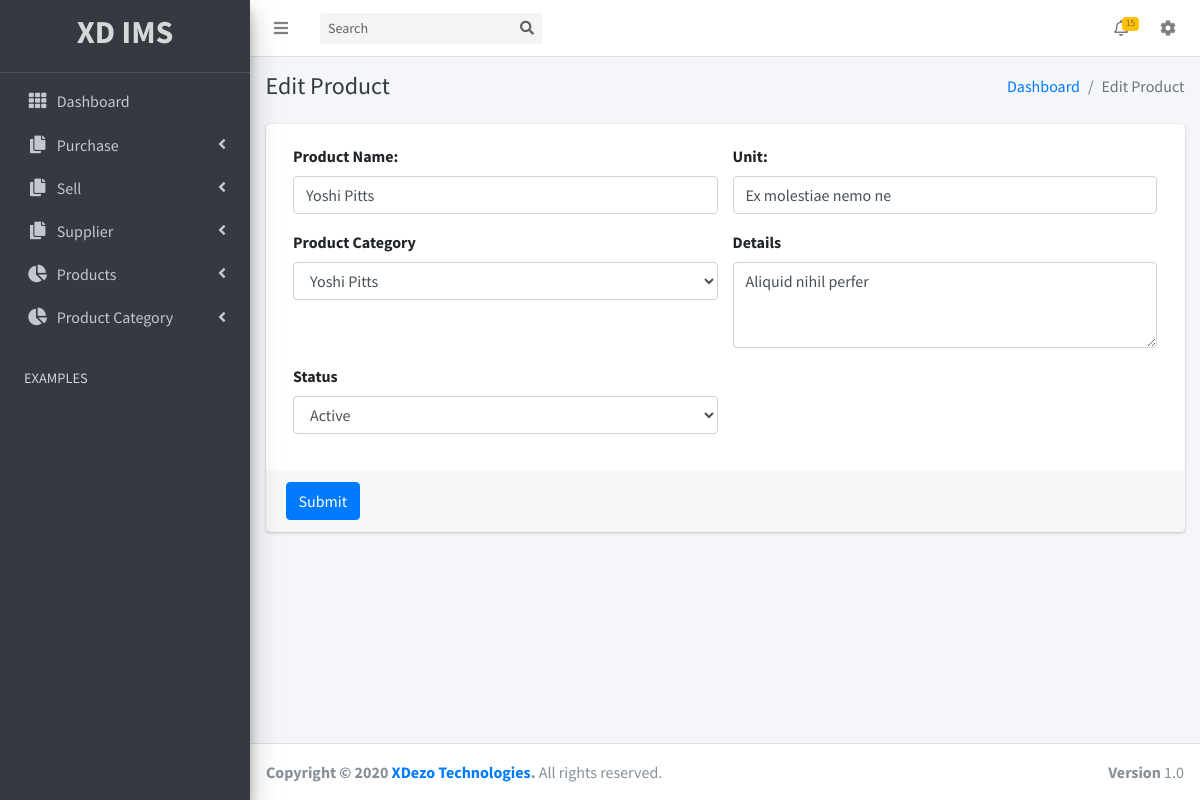
The app's page /editproduct.php?id=7 with its own data.
### tables this page shows
CREATE TABLE IF NOT EXISTS `products` (
  `id` int(11) NOT NULL AUTO_INCREMENT,
  `name` varchar(255) NOT NULL,
  `unit` varchar(150) NOT NULL,
  `category_id` int(11) NOT NULL,
  `details` text NOT NULL,
  `status` int(11) NOT NULL DEFAULT '1',
  `created_at` timestamp NOT NULL DEFAULT CURRENT_TIMESTAMP,
  `updated_at` timestamp NOT NULL DEFAULT CURRENT_TIMESTAMP,
  `deleted_at` timestamp NULL DEFAULT NULL,
  PRIMARY KEY (`id`)
);

### editproduct.php (the view, shortened to what this page needs)
<?php require('inc/toppart.php'); ?>
<body class="hold-transition sidebar-mini layout-fixed">
<div class="wrapper">
<?php require('inc/navbar.php'); ?>
<?php require('inc/sidebar.php'); ?>
<?php
if(isset($_GET['id'])) {
    $id = $_GET['id'];
    $query = "SELECT * FROM products WHERE id=$id";
    $result = mysqli_query($conn,$query);
    $row = $result->fetch_assoc();
    $name = $row['name'];
    $unit = $row['unit'];
    $category_id = $row['category_id'];
    $details = $row['details'];
    $status = $row['status'];
}
?>
  <div class="content-wrapper">
    <div class="content-header">
      <div class="container-fluid">
        <div class="row mb-2">
          <div class="col-sm-6">
            <h4 class="m-0 text-dark">Edit Product</h4>
          </div>
          <div class="col-sm-6">
          <ol class="breadcrumb float-sm-right">
              <li class="breadcrumb-item"><a href="dashboard.php">Dashboard</a></li>
              <li class="breadcrumb-item active">Edit Product</li>
            </ol>
          </div>
        </div>
      </div>
    </div>
    <section class="content">
      <div class="container-fluid">
          <div class="row">
          <div class="col-md-12">
            <div class="card card-primary">
              <form role="form" action="process/editproduct.php?id=<?php echo $id; ?>" method="POST" enctype="multipart/form-data">
                <div class="card-body">
                  <div class="form-group col-md-6 float-left">
                    <label for="exampleInputEmail1">Product Name:</label>
                    <input type="text" class="form-control" placeholder="Product Name" name="name" value="<?php echo $name; ?>">
                  </div>
                  <div class="form-group col-md-6 float-left">
                    <label for="exampleInputEmail1">Unit:</label>
                    <input type="text" class="form-control" placeholder="Unit" name="unit" value="<?php echo $unit; ?>">
                  </div>
                  <div class="form-group col-md-6 float-left">
                    <label for="">Product Category</label>
                    <select class="form-control" name="category_id">
                    <?php
                    $selected_result = mysqli_query($conn,$query);
                    $selected_row = $selected_result->fetch_assoc();
                    ?>
                    <option value="<?php echo $category_id; ?>" selected><?php echo $selected_row['name']; ?></option>
                    </select>
                  </div>
                  <div class="form-group col-md-6 float-left">
                      <label for="">Details</label>
                      <textarea class="form-control" id="" rows="3" name="details" placeholder="Write category details here."><?php echo $details; ?></textarea>
                  </div>
                  <div class="form-group col-md-6 float-left">
                    <label for="">Status</label>
                    <select class="form-control" name="status">
                      <option value="<?php echo $status; ?>" selected><?php if($status==1) { echo "Active"; } else { echo "Inactive"; } ?></option>
                    </select>
                  </div>
                </div>
                <div class="card-footer">
                  <button type="submit" class="btn btn-primary" name="submit">Submit</button>
                </div>
              </form>
            </div>
          </div>
        </div>
      </div>
    </section>
  </div>
<?php require('inc/footer.php'); ?>

### records on screen
products: name "Yoshi Pitts", unit "Ex molestiae nemo ne", category_id "Yoshi Pitts", details "Aliquid nihil perfer", status "Active"
